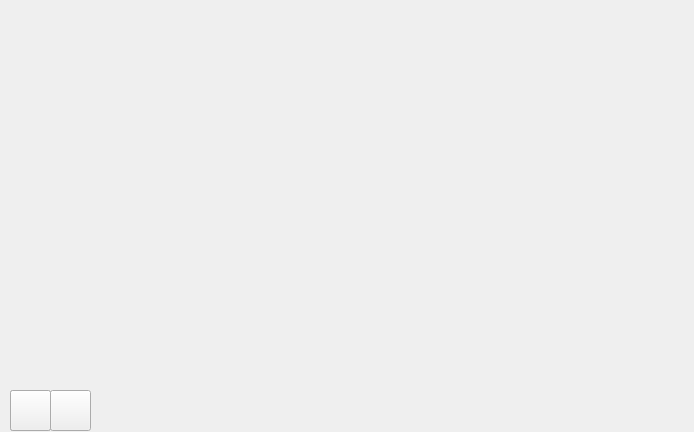
<?xml version="1.0" encoding="UTF-8"?>
<ui version="4.0">
 <class>VideoPlayer</class>
 <widget class="QWidget" name="VideoPlayer">
  <property name="geometry">
   <rect>
    <x>0</x>
    <y>0</y>
    <width>694</width>
    <height>432</height>
   </rect>
  </property>
  <property name="windowTitle">
   <string>Player de Vídeo</string>
  </property>
  <widget class="Phonon::VideoPlayer" name="video_player">
   <property name="geometry">
    <rect>
     <x>10</x>
     <y>10</y>
     <width>671</width>
     <height>371</height>
    </rect>
   </property>
  </widget>
  <widget class="Phonon::SeekSlider" name="seek_slider">
   <property name="geometry">
    <rect>
     <x>100</x>
     <y>390</y>
     <width>451</width>
     <height>41</height>
    </rect>
   </property>
  </widget>
  <widget class="QPushButton" name="btn_play">
   <property name="geometry">
    <rect>
     <x>10</x>
     <y>390</y>
     <width>41</width>
     <height>41</height>
    </rect>
   </property>
   <property name="text">
    <string/>
   </property>
   <property name="icon">
    <iconset resource="icons.qrc">
     <normaloff>:/i/button_blue_play.png</normaloff>:/i/button_blue_play.png</iconset>
   </property>
   <property name="iconSize">
    <size>
     <width>40</width>
     <height>40</height>
    </size>
   </property>
  </widget>
  <widget class="Phonon::VolumeSlider" name="volume_slider">
   <property name="geometry">
    <rect>
     <x>560</x>
     <y>390</y>
     <width>114</width>
     <height>41</height>
    </rect>
   </property>
  </widget>
  <widget class="QPushButton" name="btn_stop">
   <property name="geometry">
    <rect>
     <x>50</x>
     <y>390</y>
     <width>41</width>
     <height>41</height>
    </rect>
   </property>
   <property name="text">
    <string/>
   </property>
   <property name="icon">
    <iconset resource="icons.qrc">
     <normaloff>:/i/button_blue_stop.png</normaloff>:/i/button_blue_stop.png</iconset>
   </property>
   <property name="iconSize">
    <size>
     <width>40</width>
     <height>40</height>
    </size>
   </property>
  </widget>
  <widget class="QPushButton" name="btn_pause">
   <property name="geometry">
    <rect>
     <x>10</x>
     <y>390</y>
     <width>41</width>
     <height>41</height>
    </rect>
   </property>
   <property name="text">
    <string/>
   </property>
   <property name="icon">
    <iconset resource="icons.qrc">
     <normaloff>:/i/button_blue_pause.png</normaloff>:/i/button_blue_pause.png</iconset>
   </property>
   <property name="iconSize">
    <size>
     <width>40</width>
     <height>40</height>
    </size>
   </property>
  </widget>
  <zorder>btn_pause</zorder>
  <zorder>video_player</zorder>
  <zorder>seek_slider</zorder>
  <zorder>btn_play</zorder>
  <zorder>volume_slider</zorder>
  <zorder>btn_stop</zorder>
 </widget>
 <customwidgets>
  <customwidget>
   <class>Phonon::SeekSlider</class>
   <extends>QWidget</extends>
   <header location="global">phonon/seekslider.h</header>
  </customwidget>
  <customwidget>
   <class>Phonon::VideoPlayer</class>
   <extends>QWidget</extends>
   <header location="global">phonon/videoplayer.h</header>
  </customwidget>
  <customwidget>
   <class>Phonon::VolumeSlider</class>
   <extends>QWidget</extends>
   <header location="global">phonon/volumeslider.h</header>
  </customwidget>
 </customwidgets>
 <resources>
  <include location="icons.qrc"/>
 </resources>
 <connections/>
</ui>
